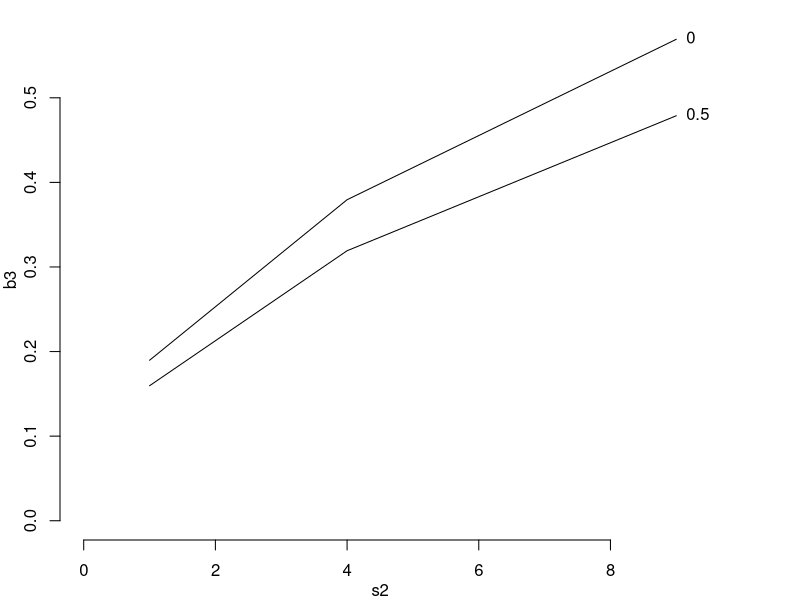

Recreate this plot in R.
N<-c(250)#,1000)#,5000)
rho<-c(0,.5) #rho<-seq(0,.3,by=.1)
pars<-expand.grid(N=N,rho=rho,b1=0,s2=c(1,4,9))
tmp<-list()
for (i in 1:nrow(pars)) tmp[[i]]<-pars[i,]
pars<-tmp


simfun<-function(b3,pars,
                 #b1=1,
                 b2=1,
                 #s2=1,
                 niter=200) {
    set.seed(10103101)
    for (i in 1:length(pars)) assign(names(pars)[i],pars[[i]][1])
    std<-function(x) (x-mean(x,na.rm=TRUE))/sd(x,na.rm=TRUE)
    library(MASS)
    sig<-numeric()
    for (i in 1:niter) {
        xz<-mvrnorm(N,mu=c(0,0),Sigma=matrix(c(1,rho,rho,1),2,2))
        y<-b1*xz[,1]+b2*xz[,2]+b3*xz[,1]*xz[,2]+rnorm(N,sd=sqrt(s2))
        y<-std(y)
        df<-data.frame(y=y,x=xz[,1],z=xz[,2])
        ##
        m<-lm(y~x*z,df)
        pv<-summary(m)$coef[4,4]
        sig[i]<-ifelse(pv<.05,1,0)
    }
    #print(sig)
    mean(sig)
}


get.min<-function(pars) {
    pow<-0
    b3<-0
    del<-.1
    while(pow<.8 | del>.00001) {
        pow<-simfun(b3,pars=pars)
        print(c(b3,pow))
        if (pow>.8) {
            b3<-b3-del
            del<-del/10
        }
        b3<-b3+del
    }
    b3
}

tab<-lapply(pars,get.min)

tab0<-do.call("rbind",pars)
tab<-cbind(tab0,unlist(tab))
tab<-data.frame(tab)
names(tab)[5]<-'b3'

par(mar=c(3,3,1,5),mgp=c(2,1,0))
plot(NULL,xlim=c(0,max(tab$s2)),ylim=c(0,max(tab$b3)),bty='n',xlab='s2',ylab='b3')
L<-split(tab,paste(tab$rho))
for (i in 1:length(L)) {
    z<-L[[i]]
    z<-z[order(z$s2),]
    lines(z$s2,z$b3)
    n<-nrow(z)
    text(z$s2[n],z$b3[n],names(L)[i],pos=4,xpd=TRUE)
}
